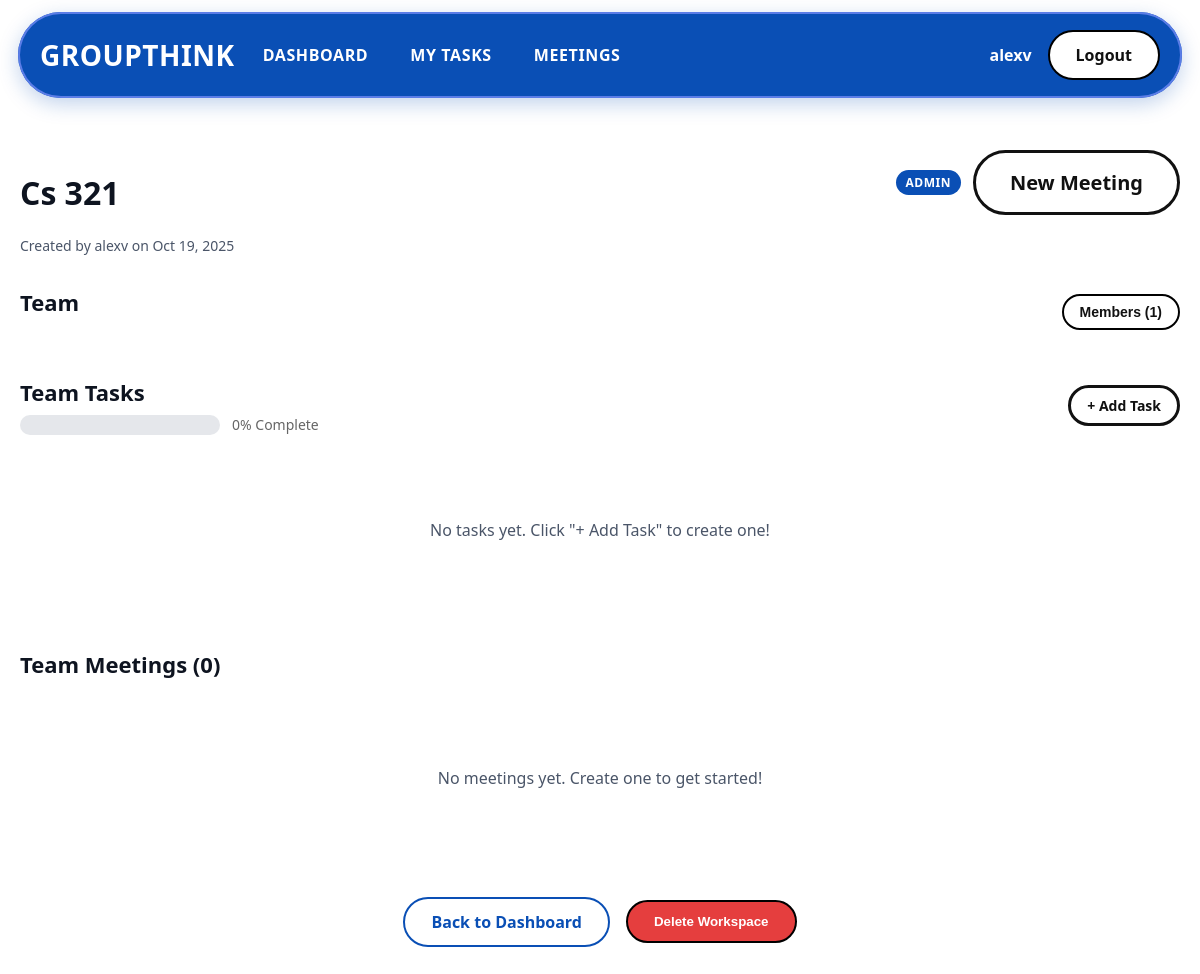
Page /workspace/1/ (signed in) on the earlier database version.
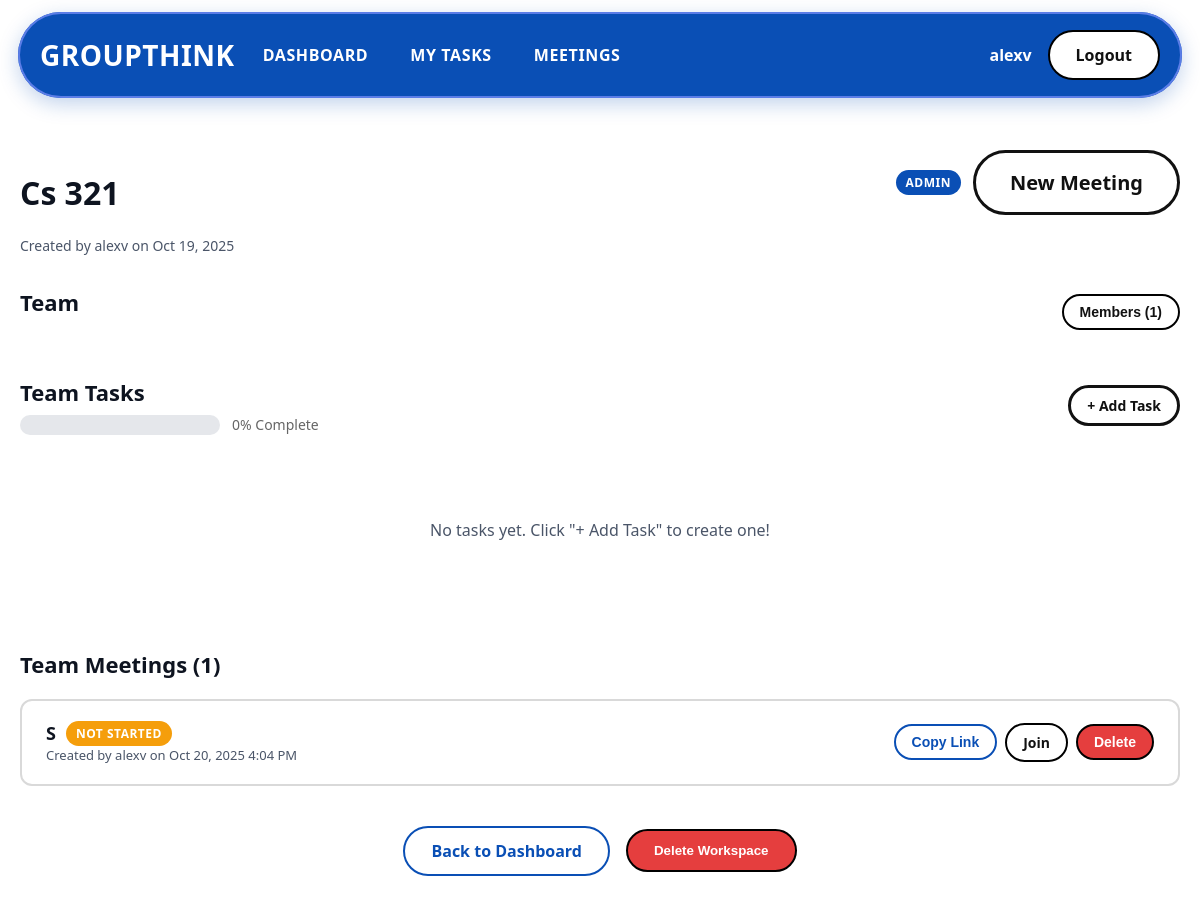
Same page on the later database version.
### home/models.py (models this page shows, shortened)
class UserProfile(models.Model):
    user = models.OneToOneField(User, on_delete=models.CASCADE, related_name='profile')
    display_name = models.CharField(max_length=100)
    email_verified = models.BooleanField(default=False)
    verification_token = models.CharField(max_length=100, blank=True, null=True)
    created_at = models.DateTimeField(auto_now_add=True)
    updated_at = models.DateTimeField(auto_now=True)

class Workspace(models.Model):
    name = models.CharField(max_length=100)
    created_by = models.ForeignKey(User, on_delete=models.CASCADE, related_name='owned_workspaces')
    invite_code = models.CharField(max_length=20, unique=True, blank=True)
    code_visible_to_members = models.BooleanField(default=False)  # Admin controls code visibility
    created_at = models.DateTimeField(auto_now_add=True)
    updated_at = models.DateTimeField(auto_now=True)
    def get_task_completion_percentage(self):
        total_tasks = self.tasks.count()
        if total_tasks == 0:
            return 0
        completed_tasks = self.tasks.filter(status='done').count()
        return int((completed_tasks / total_tasks) * 100)

class Meeting(models.Model):
    STATUS_CHOICES = [
        ('not_started', 'Not Started'),
        ('live', 'Live'),
        ('ended', 'Ended'),
    ]
    title = models.CharField(max_length=100)
    room_name = models.CharField(max_length=100, unique=True, default=uuid.uuid4)
    created_by = models.ForeignKey(User, on_delete=models.CASCADE, related_name='created_meetings', null=True, blank=True)
    workspace = models.ForeignKey(Workspace, on_delete=models.CASCADE, related_name='meetings', null=True, blank=True)
    status = models.CharField(max_length=20, choices=STATUS_CHOICES, default='not_started')
    started_at = models.DateTimeField(null=True, blank=True)
    ended_at = models.DateTimeField(null=True, blank=True)
    recording_url = models.URLField(max_length=500, blank=True, null=True)
    created_at = models.DateTimeField(auto_now_add=True)

### home/views.py (the view)
# urls.py: path('workspace/<int:workspace_id>/', views.workspace_detail, name='workspace_detail'),
@login_required
def workspace_detail(request, workspace_id):
    workspace = get_object_or_404(Workspace, id=workspace_id)
    membership = WorkspaceMembership.objects.filter(user=request.user, workspace=workspace).first()
    if not membership:
        messages.error(request, 'You do not have access to this workspace.')
        return redirect('dashboard')
    meetings = workspace.meetings.all().order_by('-created_at')
    members = workspace.memberships.select_related('user', 'user__profile').all()
    context = {
        'workspace': workspace,
        'membership': membership,
        'meetings': meetings,
        'members': members,
    }
    return render(request, 'home/workspace_detail.html', context)

### home/templates/home/workspace_detail.html (shortened to what this page needs)
{% extends 'home/base.html' %}
{% block content %}
<main class="dashboard-container">
  <div class="workspace-detail-header">
    <div>
      <h1>{{ workspace.name }}</h1>
      <p class="workspace-meta">
        Created by {{ workspace.created_by.profile.display_name }} on {{ workspace.created_at|date:"M d, Y" }}
      </p>
    </div>
    <div class="workspace-actions">
      {% if membership.role == 'admin' %}
      <span class="badge badge-owner">Admin</span>
      {% endif %}
      <a href="{% url 'create_meeting' %}" class="btn btn-primary">New Meeting</a>
    </div>
  </div>
  <section class="workspace-section">
    <div style="display:flex; justify-content:space-between; align-items:center;">
      <h2>Team</h2>
      <div>
        <button id="members-btn" class="btn btn-small">Members ({{ members.count }})</button>
      </div>
    </div>
  </section>
  <section class="workspace-section">
    <div style="display: flex; justify-content: space-between; align-items: center; margin-bottom: 16px;">
      <div>
        <h2 style="margin: 0;">Team Tasks</h2>
        <div style="display: flex; align-items: center; gap: 12px; margin-top: 8px;">
          <div style="width: 200px; height: 20px; background: #e5e7eb; border-radius: 10px; overflow: hidden;">
          </div>
          <span style="font-size: 14px; color: #666;">{{ workspace.get_task_completion_percentage }}% Complete</span>
        </div>
      </div>
      {% if membership.role == 'admin' %}
      <a href="{% url 'create_task' workspace.id %}" class="btn btn-small btn-primary">+ Add Task</a>
      {% endif %}
    </div>
    {% if workspace.tasks.all %}
    <div style="display: flex; flex-direction: column; gap: 12px; margin-bottom: 24px;">
      {% for task in workspace.tasks.all %}
      <div class="workspace-card" style="display: flex; justify-content: space-between; align-items: center;">
        <div style="flex: 1;">
          <div style="display: flex; align-items: center; gap: 12px; margin-bottom: 8px;">
            <h3 style="margin: 0; font-size: 16px;">{{ task.title }}</h3>
            {% if task.status == 'todo' %}
              <span class="badge" style="background: #f59e0b; color: white;">To Do</span>
            {% elif task.status == 'in_progress' %}
              <span class="badge" style="background: #3b82f6; color: white;">In Progress</span>
            {% else %}
              <span class="badge" style="background: #22c55e; color: white;">Done</span>
            {% endif %}
          </div>
          {% if task.description %}
            <p style="color: #666; margin: 0 0 4px 0; font-size: 14px;">{{ task.description }}</p>
          {% endif %}
          <p style="color: #666; margin: 0; font-size: 13px;">
            {% if task.assigned_to %}
              Assigned to: {{ task.assigned_to.profile.display_name }}
            {% else %}
              Unassigned
            {% endif %}
            | Created by: {{ task.created_by.profile.display_name }}
          </p>
          {% if task.due_date %}
            <p style="color: #666; margin: 4px 0 0 0; font-size: 13px;">Due: {{ task.due_date|date:"M d, Y" }}</p>
          {% endif %}
        </div>
        <div style="display: flex; gap: 8px;">
          {% if task.assigned_to == user and task.status != 'done' %}
            <form method="post" action="{% url 'update_task_status' task.id %}" style="margin: 0;">
              {% csrf_token %}
              {% if task.status == 'todo' %}
                <input type="hidden" name="status" value="in_progress">
                <button type="submit" class="btn btn-small" style="background: #3b82f6; color: white;">Start</button>
              {% else %}
                <input type="hidden" name="status" value="done">
                <button type="submit" class="btn btn-small" style="background: #22c55e; color: white;">Complete</button>
              {% endif %}
            </form>
          {% endif %}
          {% if membership.role == 'admin' or task.created_by == user %}
            <form method="post" action="{% url 'delete_task' task.id %}" style="margin: 0;" onsubmit="return confirm('Are you sure you want to delete this task?');">
              {% csrf_token %}
              <button type="submit" class="btn btn-small" style="background: #e53e3e; color: white;">Delete</button>
            </form>
          {% endif %}
        </div>
      </div>
      {% endfor %}
    </div>
    {% with my_team_tasks=workspace.tasks.all|dictsort:"assigned_to" %}
      {% if my_team_tasks %}
        <h3 style="margin-bottom: 12px;">My Team Tasks</h3>
        <div style="display: flex; flex-direction: column; gap: 12px;">
          {% for task in my_team_tasks %}
            {% if task.assigned_to == user %}
            <div class="workspace-card" style="background: #f0f9ff; border-left: 4px solid #3b82f6;">
              <div style="display: flex; align-items: center; gap: 12px; margin-bottom: 8px;">
                <h4 style="margin: 0; font-size: 15px;">{{ task.title }}</h4>
                {% if task.status == 'todo' %}
                  <span class="badge" style="background: #f59e0b; color: white; font-size: 12px;">To Do</span>
                {% elif task.status == 'in_progress' %}
                  <span class="badge" style="background: #3b82f6; color: white; font-size: 12px;">In Progress</span>
                {% else %}
                  <span class="badge" style="background: #22c55e; color: white; font-size: 12px;">Done</span>
                {% endif %}
              </div>
              {% if task.description %}
                <p style="color: #666; margin: 0; font-size: 14px;">{{ task.description }}</p>
              {% endif %}
            </div>
            {% endif %}
          {% endfor %}
        </div>
      {% endif %}
    {% endwith %}
    {% else %}
    <div class="empty-state">
      <p>No tasks yet. {% if membership.role == 'admin' %}Click "+ Add Task" to create one!{% else %}Admins can create tasks for the team.{% endif %}</p>
    </div>
    {% endif %}
  </section>
  <section class="workspace-section">
    <h2>Team Meetings ({{ meetings.count }})</h2>
    {% if meetings %}
    <div class="meetings-list">
      {% for meeting in meetings %}
      <div class="meeting-item">
        <div style="flex: 1;">
          <div style="display: flex; align-items: center; gap: 10px;">
            <h3 style="margin: 0;">{{ meeting.title }}</h3>
            {% if meeting.status == 'live' %}
              <span class="badge" style="background: #e53e3e; color: white;">● LIVE</span>
            {% elif meeting.status == 'ended' %}
              <span class="badge" style="background: #22c55e; color: white;">Ended</span>
            {% else %}
              <span class="badge" style="background: #f59e0b; color: white;">Not Started</span>
            {% endif %}
          </div>
          <p class="meeting-meta">
            Created by {{ meeting.created_by.profile.display_name }} on {{ meeting.created_at|date:"M d, Y g:i A" }}
          </p>
        </div>
        <div style="display: flex; gap: 8px; align-items: center;">
          <button onclick="copyMeetingLink('{{ meeting.room_name }}')" class="btn btn-small btn-secondary">Copy Link</button>
          {% if meeting.status != 'ended' %}
          <a href="{% url 'join_meeting' meeting.room_name %}" class="btn btn-small">Join</a>
          {% endif %}
          {% if membership.role == 'admin' or meeting.created_by == user %}
          <form method="post" action="{% url 'delete_meeting' meeting.id %}" style="margin: 0;">
            <button type="submit" class="btn btn-small" style="background: #e53e3e; color: white;" onclick="return confirm('Delete this meeting?')">Delete</button>
          </form>
          {% endif %}
        </div>
      </div>
      {% endfor %}
    </div>
    {% else %}
    <div class="empty-state">
      <p>No meetings yet. Create one to get started!</p>
    </div>
    {% endif %}
  </section>
  <div class="workspace-footer" style="display: flex; justify-content: center; align-items: center; gap: 16px; margin-top: 24px;">
    <a href="{% url 'dashboard' %}" class="btn btn-secondary">Back to Dashboard</a>
    {% if membership.role == 'admin' %}
    <button class="btn btn-danger" style="background: #e53e3e; color: white;"
      onclick="alert('Delete Workspace button clicked.');">
      Delete Workspace
    </button>
    {% endif %}
  </div>
</main>
{% endblock %}

### home/templates/home/base.html (shortened to what this page needs)
{% load static %}
<!DOCTYPE html>
<html lang="en">
<head>
  <link rel="stylesheet" href="{% static 'styles.css' %}">
</head>
<body>
  <nav class="nav-wrap">
    <div class="nav">
      <a href="{% url 'index' %}" class="brand" style="text-decoration: none; color: inherit;">GROUPTHINK</a>
      <ul class="links">
        {% if user.is_authenticated %}
        <li><a href="{% url 'dashboard' %}">Dashboard</a></li>
        <li><a href="{% url 'my_tasks' %}">My Tasks</a></li>
        <li><a href="{% url 'create_meeting' %}">Meetings</a></li>
        {% endif %}
      </ul>
      {% if user.is_authenticated %}
      <div style="margin-left: auto; display: flex; align-items: center; gap: 16px;">
        <span style="color: #fff; font-weight: 600;">{{ user.profile.display_name }}</span>
        <a class="btn btn-login" href="{% url 'logout' %}">Logout</a>
      </div>
      {% else %}
      <a class="btn btn-login" href="{% url 'login' %}">Login</a>
      {% endif %}
    </div>
  </nav>
    {% block content %}
    {% endblock %}
</body>

### home/static/styles.css (style rules this page uses)
:root { --bg: #ffffff; --text: #0e1420; --muted: #4a5568; --brand: #0a4fb5; --brand-dark: #073a87; --ringA: #d9d9d9; --ringB: #dfeaf8; }
* { box-sizing:border-box; }
html,body { height:100%; }
body { margin:0; font-family: system-ui, -apple-system, Segoe UI, Roboto, "Helvetica Neue", Arial, "Noto Sans", "Apple Color Emoji", "Segoe UI Emoji", "Segoe UI Symbol", sans-serif; color:var(--text); background:var(--bg); }
.nav-wrap { position:sticky; top:0; z-index:10; padding:12px 18px; }
.nav { max-width:1200px; margin:0 auto; background:var(--brand); color:#fff; display:flex; align-items:center; gap:28px; padding:18px 22px; border-radius:999px; box-shadow:0 6px 20px rgba(10,79,181,.25), inset 0 0 0 2px #5b7de7; }
.brand { font-weight:900; letter-spacing:.5px; font-size:28px; }
.links { display:flex; align-items:center; gap:42px; list-style:none; margin:0; padding:0; }
.links a { text-decoration:none; color:#fff; font-weight:800; text-transform:uppercase; letter-spacing:.6px; }
.btn { display:inline-flex; align-items:center; justify-content:center; padding:12px 26px; border-radius:999px; text-decoration:none; font-weight:700; border:2px solid #000; transition:transform .08s ease; background:#fff; color:#111; }
.btn-login { margin-left:auto; }
.btn-primary { background:transparent; color:#111; border:3px solid #111; padding:16px 34px; font-size:20px; }
.dashboard-container { max-width: 1200px; margin: 0 auto; padding: 40px 20px; }
.btn-secondary { background: #fff; color: var(--brand); border: 2px solid var(--brand); }
.btn-small { padding: 8px 16px; font-size: 14px; }
.badge { display: inline-block; padding: 4px 10px; border-radius: 999px; font-size: 12px; font-weight: 700; text-transform: uppercase; letter-spacing: 0.5px; }
.badge-owner { background: var(--brand); color: #fff; }
.empty-state { text-align: center; padding: 60px 20px; color: var(--muted); }
.empty-state p { margin: 8px 0; font-size: 16px; }
.workspace-detail-header { display: flex; justify-content: space-between; align-items: flex-start; margin-bottom: 32px; flex-wrap: wrap; gap: 20px; }
.workspace-meta { color: var(--muted); font-size: 14px; margin: 4px 0 0 0; }
.workspace-actions { display: flex; gap: 12px; align-items: center; }
.workspace-section { margin-bottom: 40px; }
.workspace-section h2 { margin: 0 0 20px 0; font-size: 22px; font-weight: 800; }
.meetings-list { background: #fff; border: 2px solid var(--ringA); border-radius: 12px; overflow: hidden; }
.meeting-item { display: flex; justify-content: space-between; align-items: center; padding: 20px 24px; border-bottom: 1px solid var(--ringA); }
.meeting-item:last-child { border-bottom: none; }
.meeting-item h3 { margin: 0 0 4px 0; font-size: 18px; font-weight: 700; }
.meeting-meta { margin: 0; color: var(--muted); font-size: 13px; }
.workspace-footer { margin-top: 32px; text-align: center; }

Differences in the rows shown:
added Meeting: title "S", status "NOT STARTED", created_by.profile.display_name "alexv", created_at "Oct 20, 2025 4:04 PM"
Other differences:
{{ meetings.count }}: "0" → "1"
text no longer shown: "No meetings yet. Create one to get started!"
